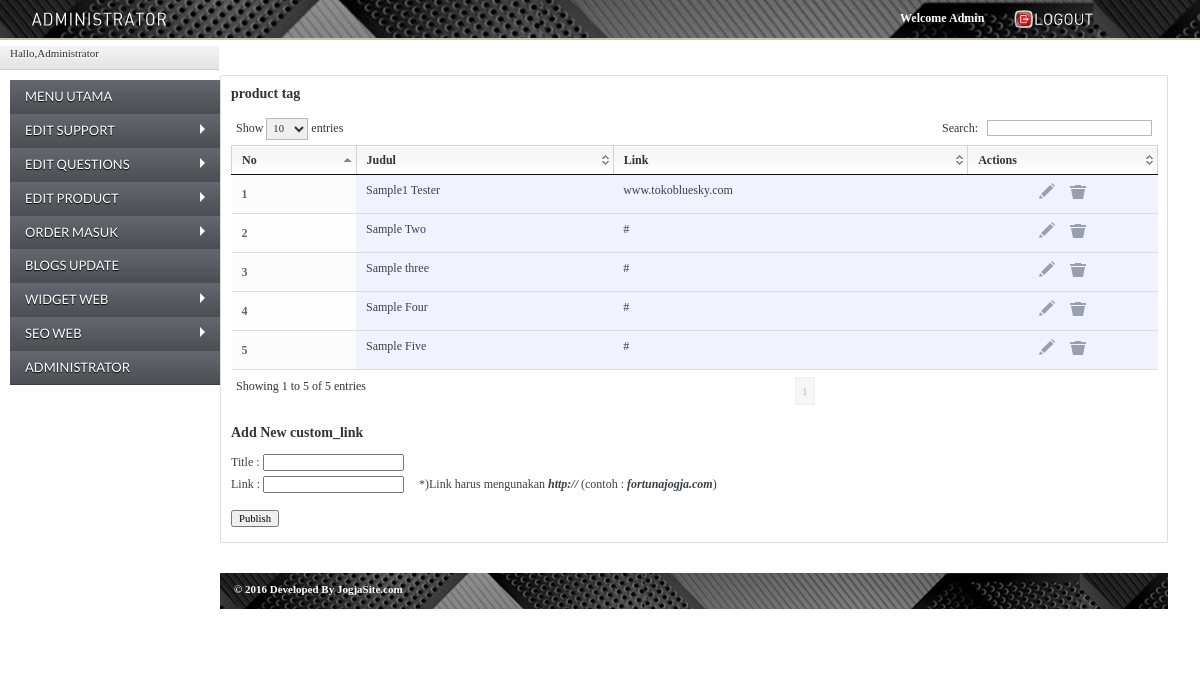
/@admin/page.php?module=custom_link (signed in), run on the app's committed database.
### tables this page shows
CREATE TABLE IF NOT EXISTS `custom_link` (
  `id` int(11) NOT NULL,
  `nama` varchar(225) NOT NULL,
  `link` varchar(225) NOT NULL,
  `tanggal` date NOT NULL
);

### @admin/module/mod_custom_link/custom_link.php (the view, shortened to what this page needs)
<?php
 if (empty($_SESSION['username']) AND empty($_SESSION['passuser'])){
  echo "<link href='style.css' rel='stylesheet' type='text/css'>
 <center>Untuk mengakses modul, Anda harus login <br>";
  echo "<a href=../../index.php><b>LOGIN</b></a></center>";
}
else { ?>
		<?php
		$aksi="module/mod_custom_link/aksi_custom_link.php";
		switch($_GET['act']){
			default:
		?>
		<article style="min-width:535px;" class="module width_3_quarter">
			<header><h3 class="tabs_involved">product tag</h3>
			</header>
			<table class='display' id='example'>
			<thead>
				<tr>
    				<th>No</th>
    				<th>Judul</th>
    				<th>Link</th>
    				<th>Actions</th>
				</tr>
			</thead>
			<tbody>
			<?php
				$no=1;
				$slide = mysql_query("SELECT * FROM custom_link ORDER BY id ASC");
				while($s=mysql_fetch_array($slide)){
				?>
				<tr style="background: #E2E4FF;">
    				<th><?php echo"$no" ?></th>
    				<td><?php echo"$s[nama]" ?></td>
    				<td><?php echo"$s[link]" ?></td>
    				<td style="text-align:center"><a href="<?php echo"?module=custom_link&act=edit&id=$s[id]";?>"><input type="image" src="images/icn_edit.png" title="Edit"></a>&nbsp;&nbsp;&nbsp;&nbsp;&nbsp;<a onclick="return confirm('Apakah anda yakin menghapus data ini?');" href="<?php echo"$aksi?module=custom_link&act=hapus&id=$s[id]";?>"><input type="image" src="images/icn_trash.png" title="Trash"></a></td>
				</tr>
			<?php $no++; } ?>
			</tbody>
			</table>
		</article>
		<article style="min-width:260px;" class="module width_quarter">
			 <header><h3>Add New custom_link</h3></header>
			 <form method='POST' enctype='multipart/form-data' action='<?php echo"$aksi"; ?>?module=custom_link&act=input'>
				<div class="module_content">
						<fieldset>
							<label>Title</label> :
							<input name="judul" type="text">
						</fieldset>
						<fieldset>
							<label>Link</label> :
							<input name="url" type="text">
							&nbsp;&nbsp;&nbsp;&nbsp;*)Link harus mengunakan <b><i>http://</i></b> (contoh : <b><i>fortunajogja.com</i></b>)
						</fieldset>
						<br />
				</div>
			<footer>
				<div class="submit_link">
					<input type="submit" value="Publish" class="alt_btn"><br /><br />
				</div>
			</footer>
			</form>
		</article>
		<?php break;
		?>
		<?php
		 } ?>
<?php } ?>

### @admin/css/screen.css (style rules this page uses)
html { background: url('../images/main.gif') top left #EEEEEE; }
body { min-width: 1000px; min-height: 800px; text-align: left; margin: 0px; font-family:'dinttf'; font-size: 12px; color: #3a4049; background-color: #FFFFFF; }
a { color: #414141; text-decoration: none; }
h3 { color: #333333; font-size: 14px; font-weight: bold; padding-top: 10px; margin-bottom: 10px; }
.page table { width: 100%; margin: 0px; margin-bottom: 20px; }
.page th { background: url('../images/header.gif') top left repeat-x #FFFFFF; border-bottom: 1px solid #DDDDDD; text-align: left; line-height: 22px; padding: 4px 6px 4px 6px; color: #333333; white-space: nowrap; }
.page td { background: url('../images/bck_white_50.png') top left; border-bottom: 1px solid #DDDDDD; padding: 4px 1px 4px 1px; }
.page tbody th { background: url('../images/bck_white_75.png') top left; font-weight: bold; white-space: nowrap; color: #666666; }
form { width: 100%; }
label { line-height: 22px; cursor: pointer; }
.dataTables_wrapper table { width: 100% !important; margin: 0px 0px 20px 0px; }
.datatable { clear: both; }
.datatable thead th { cursor: pointer; }

### @admin/css/style.css (style rules this page uses)
input,textarea,select { font-family: Tahoma; font-size: 8pt; }

### @admin/media/css/demo_table_jui.css (style rules this page uses)
table.display thead th { padding: 3px 0px 3px 10px; cursor: pointer; * cursor: hand; }
table.display { margin: 0 auto; width: 100%; clear: both; border-collapse: collapse; }
table.display td { padding: 3px 10px; }
tr.odd { background-color: #E2E4FF; }
tr.even { background-color: white; }

### @admin/menu/css/stylesheet.css (style rules this page uses)
.dataTable { float: left; }

### data on the page
custom_link: nama "Sample1 Tester", link "www.tokobluesky.com"
custom_link: nama "Sample Two", link "#"
custom_link: nama "Sample three", link "#"
custom_link: nama "Sample Four", link "#"
custom_link: nama "Sample Five", link "#"

### other printed values
$_SESSION[namalengkap] "Administrator"
